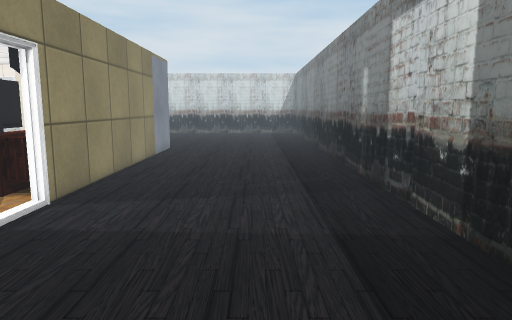
[1] (above)

24 first-person views from a walk through a Unity game level. The camera is 1.2 m above the floor, tilts 8° down and sees 70° across. The floor is counted in squares, 0.5 m on a side. Each view is taken from the middle of a square. On the plan, view 1 faces up. The plan holds only what a view shows up to about 20 squares ahead; the rest is blank. The place goes on beyond the plan. The player character is not drawn. Some animated figures are left out. Door leaves are left out, so doorways stand open. Some surface patterns are stand-ins.

[2]
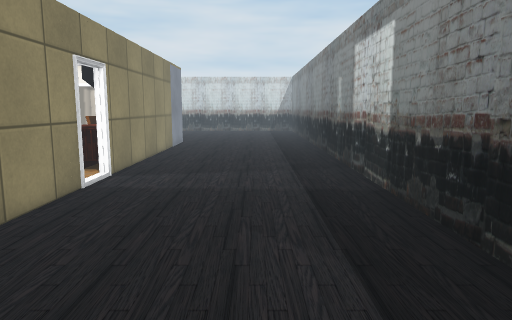

[3]
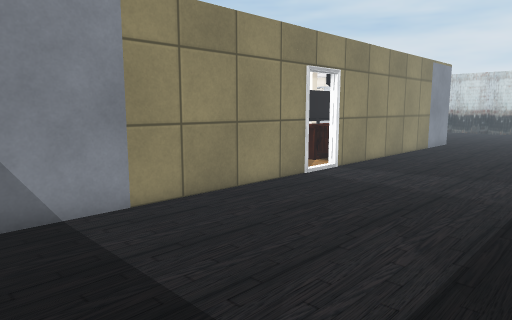

[4]
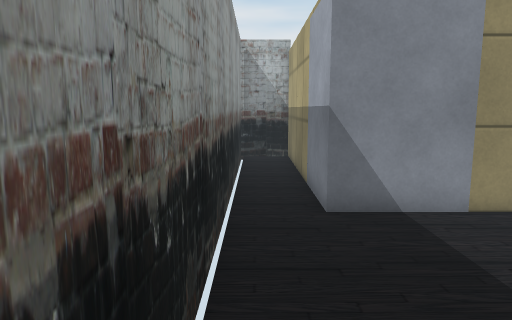

[5]
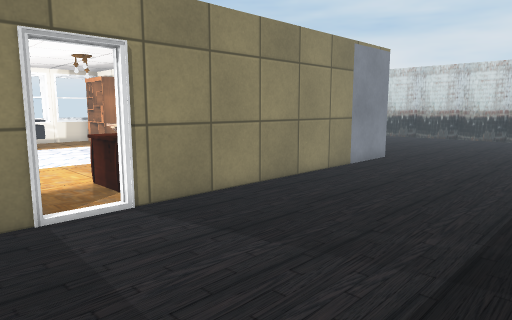

[6]
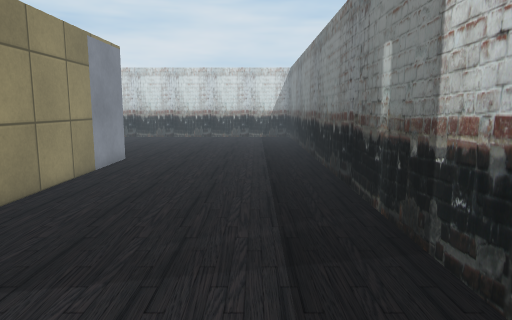

[7]
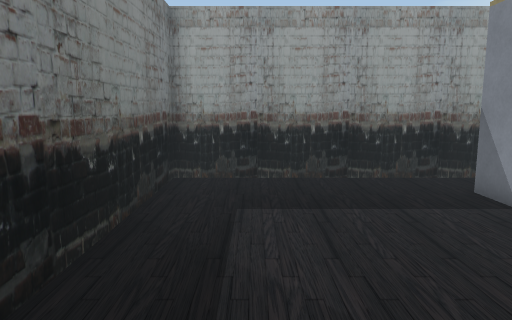

[8]
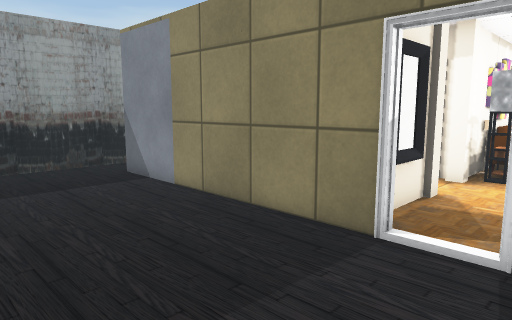

[9]
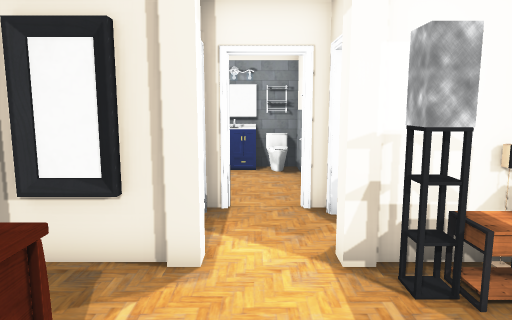

[10]
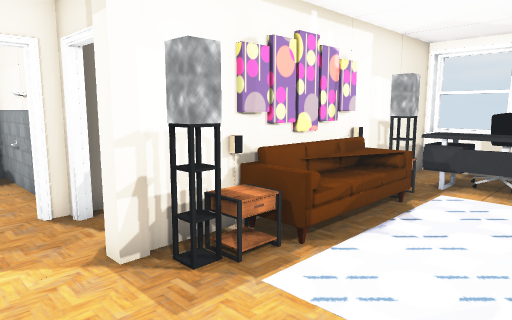

[11]
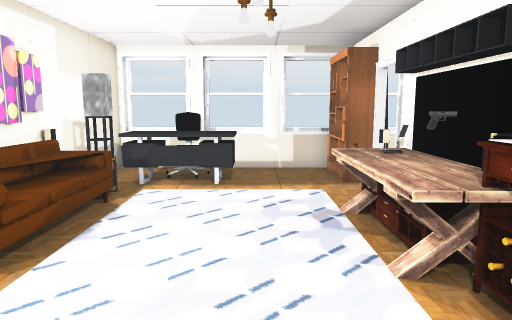

[12]
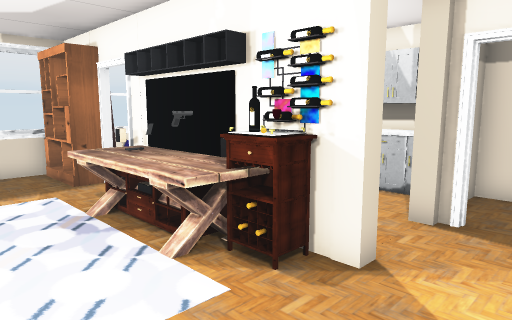

[13]
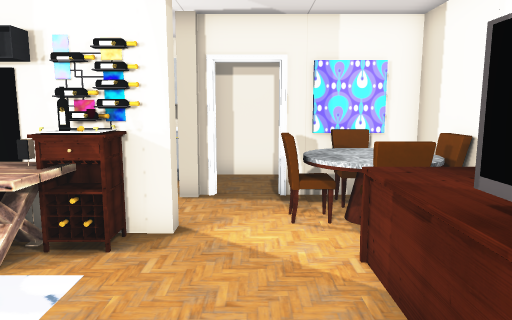

[14]
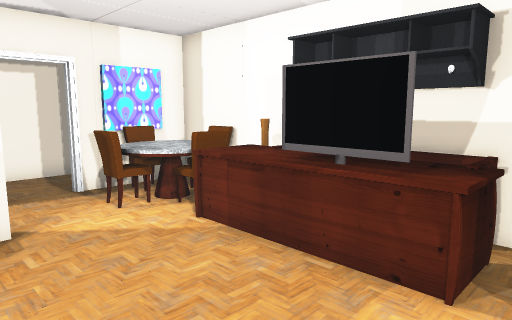

[15]
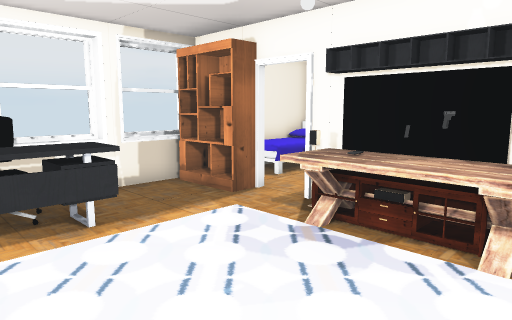

[16]
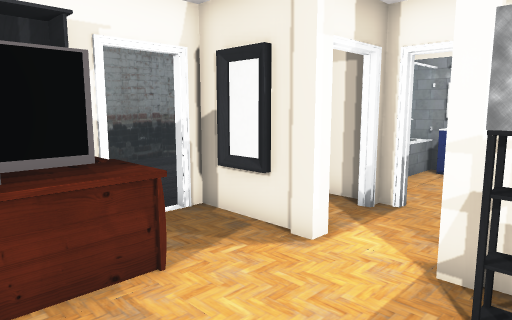

[17]
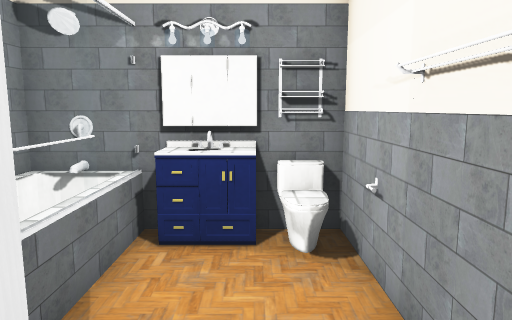

[18]
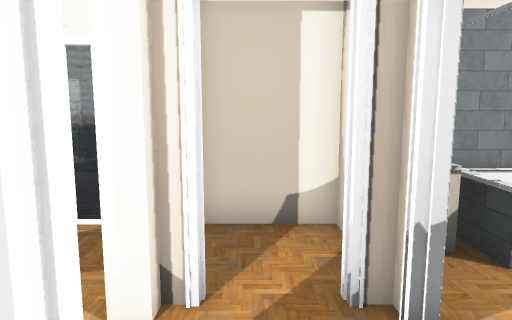

[19]
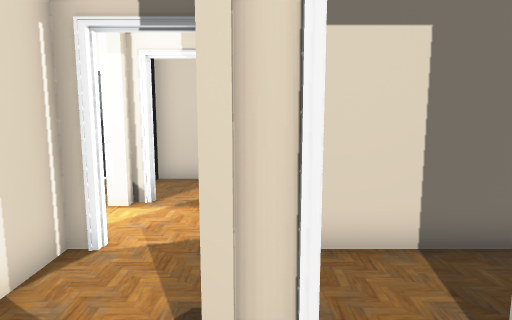

[20]
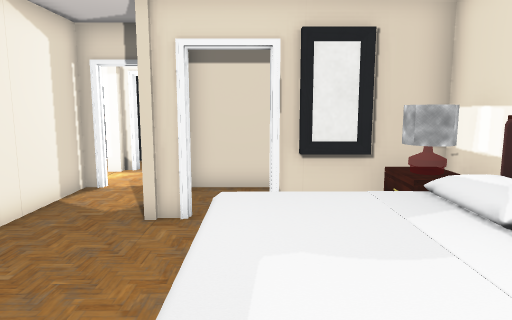

[21]
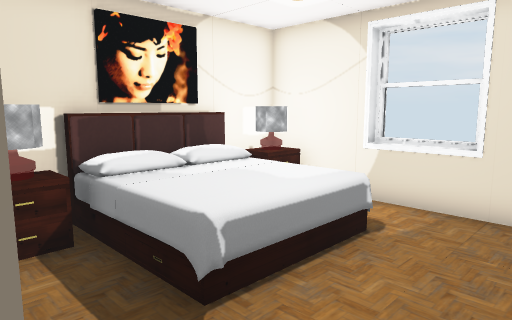

[22]
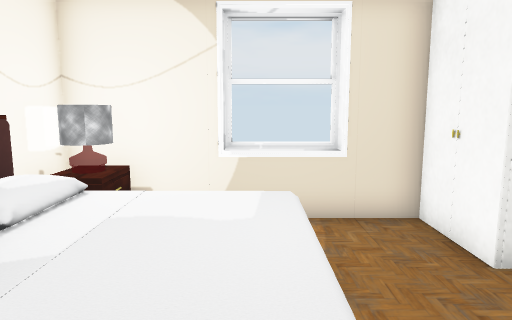

[23]
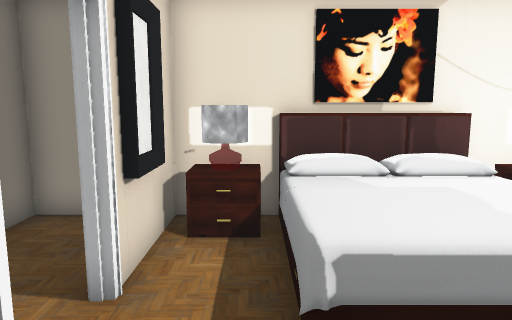

[24]
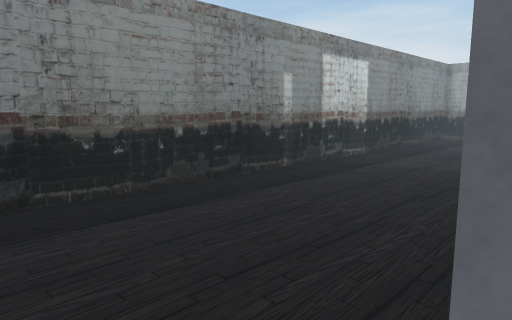

### Floor plan
Ten units are one square. View 1 is at (0, 0); x grows to the right and y downward. Boxes are objects, and circles mark ways between rooms. Rooms are numbered by the first view taken in them; rooms with no view inside come last. Other rooms are left out.
<svg viewBox="-247 -257 291 320">
<path fill="none" stroke="#000" d="M-53 -71 -53 33 -65 33M-58 -225 -53 -225 -53 -88M-65 58 39 58 39 -252M-184 -158 -190 -158M-126 -77 -120 -77 -120 -70M-85 -190 -93 -190M-203 -77 -196 -77 -196 -70M-86 -65 -55 -65M-56 -144 -56 -190M-56 -88 -56 -110M-215 -65 -124 -65M-238 -151 -238 -65 -234 -65M-242 -125 -242 -99M-242 -154 -242 -131M-242 -93 -242 -66M-203 -114 -203 -102 -216 -102M-216 -89 -203 -89 -203 -77M-117 -39 -117 -33 -112 -33M-88 -33 -88 -39M-154 15 -154 -1M-185 31 -152 31 -152 -7M-242 -29 -242 -3M-238 -46 -238 31 -214 31M-125 -62 -158 -62M-117 -18 -117 31M-105 31 -80 31M-78 31 -78 -9M-79 -12 -65 -12M-117 31 -105 31M-85 33 -157 33 -157 58M-150 58 -85 58M-120 5 -120 -30M-131 31 -120 31 -120 20M-65 33 -85 33M-80 31 -56 31 -56 25M-56 2 -56 -10M-85 58 -65 58M-82 -33 -56 -33 -56 -71"/>
<rect x="-235" y="-105" width="10" height="20" fill="#bbb"><title>other object</title></rect>
<rect x="-235" y="-155" width="10" height="10" fill="#bbb"><title>other object</title></rect>
<rect x="-215" y="-155" width="10" height="10" fill="#bbb"><title>other object</title></rect>
<rect x="-205" y="-115" width="10" height="30" fill="#bbb"><title>other object</title></rect>
<rect x="-185" y="-85" width="10" height="10" fill="#bbb"><title>other object</title></rect>
<rect x="-185" y="-155" width="60" height="20" fill="#bbb"><title>other object</title></rect>
<rect x="-185" y="-165" width="10" height="20" fill="#bbb"><title>other object</title></rect>
<rect x="-175" y="-165" width="10" height="20" fill="#bbb"><title>other object</title></rect>
<rect x="-165" y="-155" width="10" height="10" fill="#bbb"><title>other object</title></rect>
<rect x="-165" y="-165" width="10" height="10" fill="#bbb"><title>other object</title></rect>
<rect x="-155" y="-155" width="10" height="10" fill="#bbb"><title>other object</title></rect>
<rect x="-155" y="-165" width="10" height="10" fill="#bbb"><title>other object</title></rect>
<rect x="-145" y="-165" width="10" height="10" fill="#bbb"><title>other object</title></rect>
<rect x="-135" y="-155" width="20" height="10" fill="#bbb"><title>other object</title></rect>
<rect x="-135" y="-165" width="10" height="10" fill="#bbb"><title>other object</title></rect>
<rect x="-125" y="-165" width="10" height="10" fill="#bbb"><title>other object</title></rect>
<rect x="-125" y="-195" width="10" height="10" fill="#bbb"><title>other object</title></rect>
<rect x="-95" y="-175" width="10" height="20" fill="#bbb"><title>other object</title></rect>
<rect x="-95" y="-185" width="40" height="30" fill="#bbb"><title>other object</title></rect>
<rect x="-85" y="-95" width="10" height="10" fill="#bbb"><title>other object</title></rect>
<rect x="-85" y="-125" width="10" height="30" fill="#bbb"><title>other object</title></rect>
<rect x="-85" y="-145" width="20" height="40" fill="#bbb"><title>other object</title></rect>
<rect x="-85" y="-155" width="20" height="10" fill="#bbb"><title>other object</title></rect>
<rect x="-85" y="-195" width="20" height="20" fill="#bbb"><title>other object</title></rect>
<rect x="-75" y="-105" width="20" height="20" fill="#bbb"><title>other object</title></rect>
<rect x="-75" y="-135" width="10" height="10" fill="#bbb"><title>other object</title></rect>
<rect x="-75" y="-195" width="10" height="10" fill="#bbb"><title>other object</title></rect>
<rect x="-65" y="-135" width="10" height="40" fill="#bbb"><title>other object</title></rect>
<rect x="-65" y="-145" width="10" height="10" fill="#bbb"><title>other object</title></rect>
<rect x="-65" y="-175" width="10" height="10" fill="#bbb"><title>other object</title></rect>
<rect x="-125" y="-65" width="20" height="10" fill="#bbb"><title>other object</title></rect>
<rect x="-95" y="-65" width="10" height="10" fill="#bbb"><title>other object</title></rect>
<rect x="-235" y="15" width="20" height="10" fill="#bbb"><title>other object</title></rect>
<rect x="-235" y="-65" width="30" height="20" fill="#bbb"><title>other object</title></rect>
<rect x="-215" y="-25" width="50" height="60" fill="#bbb"><title>other object</title></rect>
<rect x="-205" y="25" width="20" height="10" fill="#bbb"><title>other object</title></rect>
<rect x="-175" y="15" width="20" height="10" fill="#bbb"><title>other object</title></rect>
<rect x="-155" y="-35" width="10" height="10" fill="#bbb"><title>other object</title></rect>
<rect x="-115" y="-25" width="10" height="20" fill="#bbb"><title>other object</title></rect>
<rect x="-105" y="15" width="20" height="10" fill="#bbb"><title>other object</title></rect>
<rect x="-75" y="-25" width="20" height="10" fill="#bbb"><title>other object</title></rect>
<rect x="-115" y="35" width="10" height="10" fill="#bbb"><title>other object</title></rect>
<rect x="-75" y="-15" width="20" height="20" fill="#bbb"><title>other object</title></rect>
<rect x="-65" y="15" width="10" height="10" fill="#bbb"><title>other object</title></rect>
<circle cx="-50" cy="-80" r="3" fill="#2a7"/>
<circle cx="-55" cy="45" r="3" fill="#2a7"/>
<circle cx="-100" cy="-70" r="3" fill="#2a7"/>
<circle cx="-120" cy="-45" r="3" fill="#2a7"/>
<circle cx="-105" cy="-30" r="3" fill="#2a7"/>
<circle cx="-90" cy="-45" r="3" fill="#2a7"/>
<circle cx="-150" cy="-15" r="3" fill="#2a7"/>
<circle cx="-75" cy="-20" r="3" fill="#2a7"/>
<circle cx="-80" cy="45" r="3" fill="#2a7"/>
<text x="-10" y="-110">1</text>
<text x="-140" y="-130">2</text>
<text x="-110" y="-50">3</text>
<text x="-190" y="-20">4</text>
<text x="-100" y="0">5</text>
<text x="-110" y="40">6</text>
<text x="-130" y="0">7</text>
<text x="-70" y="20">8</text>
<text x="-70" y="-50">9</text>
</svg>
Room 1 opens to room 2. Room 1 opens to room 8. Room 2 opens to room 3. Room 3 opens to room 4. Room 3 opens to room 5. Room 3 opens to room 9. Room 4 opens to room 7. Room 5 opens to room 8. Room 6 opens to room 8.

Where each view was taken, in squares from view 1:
view 1: 0 up, 0 right, facing up
view 2: 4 down, 0 right, facing up
view 3: 4 down, 3 right, facing up-left
view 4: 5 down, 3 right, facing left
view 5: 5 up, 3 right, facing up-left
view 6: 5 up, 1 right, facing up
view 7: 7 up, 1 right, facing down
view 8: 10 up, 1 right, facing down-left
view 9: 12 up, 10 left, facing down
view 10: 12 up, 9 left, facing down-left
view 11: 12 up, 9 left, facing left
view 12: 11 up, 9 left, facing up-left
view 13: 9 up, 10 left, facing up
view 14: 8 up, 13 left, facing up-right
view 15: 8 up, 13 left, facing up-left
view 16: 12 up, 13 left, facing down-right
view 17: 4 up, 10 left, facing down
view 18: 5 up, 13 left, facing right
view 19: 3 up, 18 left, facing right
view 20: 1 up, 23 left, facing right
view 21: 5 up, 15 left, facing down-left
view 22: 1 up, 16 left, facing left
view 23: 5 up, 17 left, facing down
view 24: 25 up, 6 left, facing down-right
